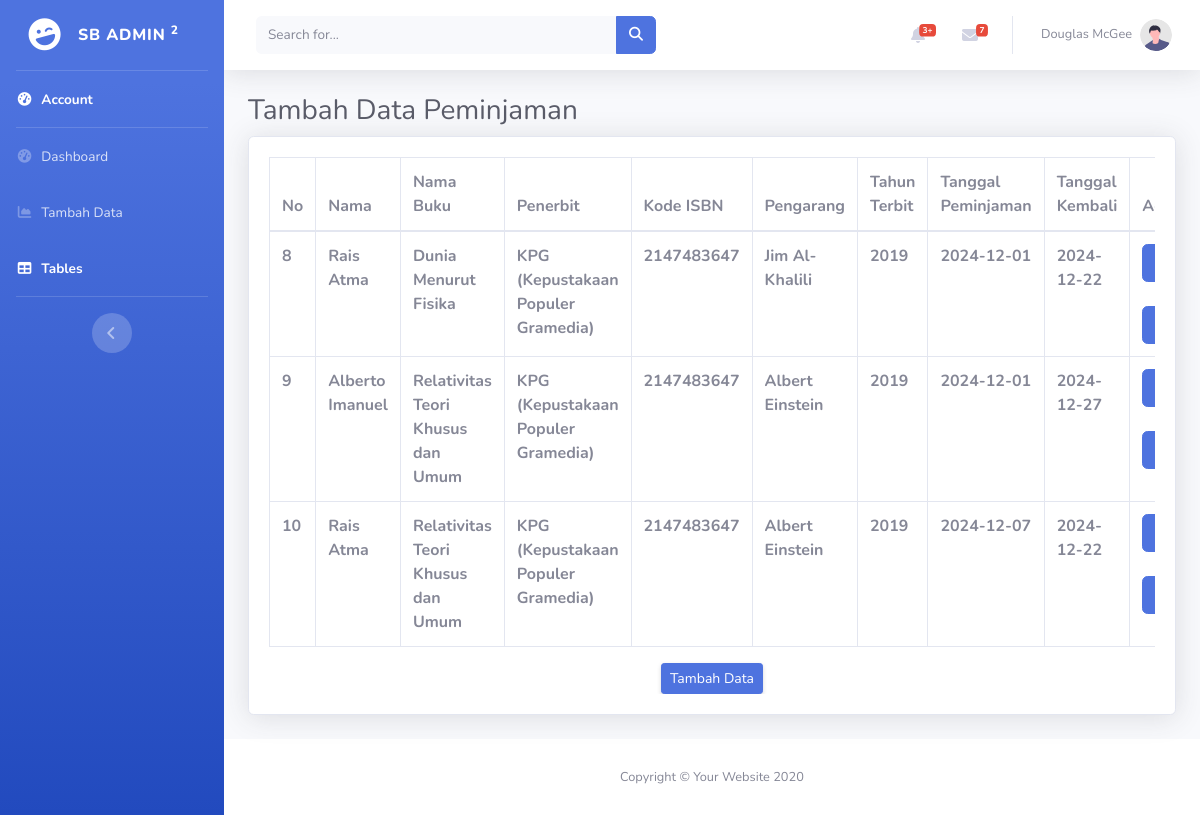
Screenshot of /tambah_data.php with the database file from the repository.
### tables this page shows
CREATE TABLE `peminjaman` (
  `id` int(11) NOT NULL,
  `nama` varchar(255) DEFAULT NULL,
  `nama_buku` varchar(255) DEFAULT NULL,
  `penerbit` varchar(255) DEFAULT NULL,
  `kode_isbn` int(11) DEFAULT NULL,
  `pengarang` varchar(255) DEFAULT NULL,
  `tahun_terbit` int(11) DEFAULT NULL,
  `tanggal_peminjaman` date DEFAULT NULL,
  `tanggal_kembali` date DEFAULT NULL
);

### tambah_data.php (the view, shortened to what this page needs)
<?php
include('db_peminjaman.php');
$stmt = $conn->prepare("SELECT * FROM peminjaman");
$stmt->execute();
$result = $stmt->get_result();
?>
<!DOCTYPE html>
<html lang="en">
<head>
    <link href="vendor/fontawesome-free/css/all.min.css" rel="stylesheet" type="text/css">
    <link href="css/sb-admin-2.min.css" rel="stylesheet">
    <link href="vendor/datatables/dataTables.bootstrap4.min.css" rel="stylesheet">
</head>
<body id="page-top">
    <div id="wrapper">
        <ul class="navbar-nav bg-gradient-primary sidebar sidebar-dark accordion" id="accordionSidebar">
            <a class="sidebar-brand d-flex align-items-center justify-content-center" href="index.html">
                <div class="sidebar-brand-icon rotate-n-15">
                    <i class="fas fa-laugh-wink"></i>
                </div>
                <div class="sidebar-brand-text mx-3">SB Admin <sup>2</sup></div>
            </a>
            <hr class="sidebar-divider my-0">
            <li class="nav-item active">
                <a class="nav-link" href="account.php">
                    <i class="fas fa-fw fa-tachometer-alt"></i>
                    <span>Account</span></a>
            </li>
            <hr class="sidebar-divider my-0">
            <li class="nav-item">
                <a class="nav-link" href="index.php">
                    <i class="fas fa-fw fa-tachometer-alt"></i>
                    <span>Dashboard</span></a>
            </li>
            <li class="nav-item">
                <a class="nav-link" href="tambah_data.php">
                    <i class="fas fa-fw fa-chart-area"></i>
                    <span>Tambah Data</span></a>
            </li>
            <li class="nav-item active">
                <a class="nav-link" href="tables.php">
                    <i class="fas fa-fw fa-table"></i>
                    <span>Tables</span></a>
            </li>
            <hr class="sidebar-divider d-none d-md-block">
            <div class="text-center d-none d-md-inline">
                <button class="rounded-circle border-0" id="sidebarToggle"></button>
            </div>
        </ul>
        <div id="content-wrapper" class="d-flex flex-column">
            <div id="content">
                <nav class="navbar navbar-expand navbar-light bg-white topbar mb-4 static-top shadow">
                    <form
                        class="d-none d-sm-inline-block form-inline mr-auto ml-md-3 my-2 my-md-0 mw-100 navbar-search">
                        <div class="input-group">
                            <input type="text" class="form-control bg-light border-0 small" placeholder="Search for..."
                                aria-label="Search" aria-describedby="basic-addon2">
                            <div class="input-group-append">
                                <button class="btn btn-primary" type="button">
                                    <i class="fas fa-search fa-sm"></i>
                                </button>
                            </div>
                        </div>
                    </form>
                    <ul class="navbar-nav ml-auto">
                        <li class="nav-item dropdown no-arrow mx-1">
                            <a class="nav-link dropdown-toggle" href="#" id="alertsDropdown" role="button"
                                data-toggle="dropdown" aria-haspopup="true" aria-expanded="false">
                                <i class="fas fa-bell fa-fw"></i>
                                <span class="badge badge-danger badge-counter">3+</span>
                            </a>
                        </li>
                        <li class="nav-item dropdown no-arrow mx-1">
                            <a class="nav-link dropdown-toggle" href="#" id="messagesDropdown" role="button"
                                data-toggle="dropdown" aria-haspopup="true" aria-expanded="false">
                                <i class="fas fa-envelope fa-fw"></i>
                                <span class="badge badge-danger badge-counter">7</span>
                            </a>
                        </li>
                        <li class="nav-item dropdown no-arrow">
                            <a class="nav-link dropdown-toggle" href="account.php" id="userDropdown" role="button"
                                data-toggle="dropdown" aria-haspopup="true" aria-expanded="false">
                                <span class="mr-2 d-none d-lg-inline text-gray-600 small">Douglas McGee</span>
                                <img class="img-profile rounded-circle"
                                    src="img/undraw_profile.svg" href="account.php">
                            </a>
                        </li>
                    </ul>
                </nav>
                <div class="container-fluid">
                    <h1 class="h3 mb-2 text-gray-800">Tambah Data Peminjaman</h1>
                    <div class="card shadow mb-4">
                        <div class="card-body">
                            <div class="table-responsive">
                                <table class="table table-bordered" id="dataTable" width="100%" cellspacing="0">
                                    <thead>
                                        <tr>
                                            <th>No</th>
                                            <th>Nama</th>
                                            <th>Nama Buku</th>
                                            <th>Penerbit</th>
                                            <th>Kode ISBN</th>
                                            <th>Pengarang</th>
                                            <th>Tahun Terbit</th>
                                            <th>Tanggal Peminjaman</th>
                                            <th>Tanggal Kembali</th>
                                            <th>Action</th>
                                        </tr>
                                    </thead>
                                <?php while ($row = $result->fetch_assoc()) {
                                    echo
                                        "<tr>
                                            <th>{$row['id']}</th>
                                            <th>{$row['nama']}</th>
                                            <th>{$row['nama_buku']}</th>
                                            <th>{$row['penerbit']}</th>
                                            <th>{$row['kode_isbn']}</th>
                                            <th>{$row['pengarang']}</th>
                                            <th>{$row['tahun_terbit']}</th>
                                            <th>{$row['tanggal_peminjaman']}</th>
                                            <th>{$row['tanggal_kembali']}</th>
                                            <th>
                                            <form method='POST' action='delete_data.php'>
                                                <input type='hidden' name='id' value='{$row['id']}'>
                                                <button type='submit' class='btn btn-primary btn-user btn-block'>Delete</button>
                                            </form>
                                            <br>
                                            <form method='POST' action='edit_data.php'>
                                                <input type='hidden' name='id' value='{$row['id']}'>
                                                <button type='submit' class='btn btn-primary btn-user btn-block'>Edit</button>
                                            </form>
                                            </th>
                                        </tr>";
                                }
                                ?>
                                </table>
                                <div class="text-center">
                                    <form method='POST' action='proses_tambah_data.php'>
                                        <button type='submit' name='confrim_delete'
                                        class='d-none d-sm-inline-block btn btn-sm btn-primary shadow-sm'>Tambah Data</button>
                                    </form>
                                </div>
                            </div>
                        </div>
                    </div>
                </div>
            </div>
            <footer class="sticky-footer bg-white">
                <div class="container my-auto">
                    <div class="copyright text-center my-auto">
                        <span>Copyright &copy; Your Website 2020</span>
                    </div>
                </div>
            </footer>
        </div>
    </div>
</body>
</html>

### rows the page displays
peminjaman: id "8", nama "Rais Atma", nama_buku "Dunia Menurut Fisika", penerbit "KPG (Kepustakaan Populer Gramedia)", kode_isbn "2147483647", pengarang "Jim Al-Khalili", tahun_terbit "2019", tanggal_peminjaman "2024-12-01", tanggal_kembali "2024-12-22"
peminjaman: id "9", nama "Alberto Imanuel", nama_buku "Relativitas Teori Khusus dan Umum", penerbit "KPG (Kepustakaan Populer Gramedia)", kode_isbn "2147483647", pengarang "Albert Einstein", tahun_terbit "2019", tanggal_peminjaman "2024-12-01", tanggal_kembali "2024-12-27"
peminjaman: id "10", nama "Rais Atma", nama_buku "Relativitas Teori Khusus dan Umum", penerbit "KPG (Kepustakaan Populer Gramedia)", kode_isbn "2147483647", pengarang "Albert Einstein", tahun_terbit "2019", tanggal_peminjaman "2024-12-07", tanggal_kembali "2024-12-22"
